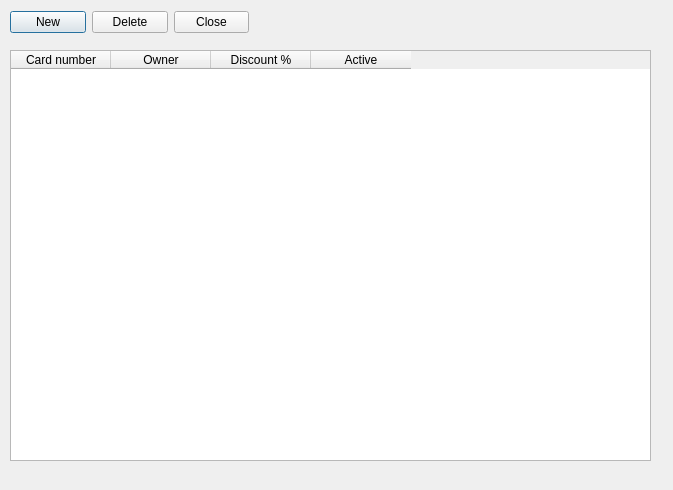
<?xml version="1.0" encoding="UTF-8"?>
<ui version="4.0">
 <class>Dialog</class>
 <widget class="QDialog" name="Dialog">
  <property name="geometry">
   <rect>
    <x>0</x>
    <y>0</y>
    <width>673</width>
    <height>490</height>
   </rect>
  </property>
  <property name="sizePolicy">
   <sizepolicy hsizetype="Fixed" vsizetype="Fixed">
    <horstretch>0</horstretch>
    <verstretch>0</verstretch>
   </sizepolicy>
  </property>
  <property name="windowTitle">
   <string>Cards</string>
  </property>
  <widget class="QWidget" name="widget" native="true">
   <property name="enabled">
    <bool>true</bool>
   </property>
   <property name="geometry">
    <rect>
     <x>10</x>
     <y>50</y>
     <width>650</width>
     <height>421</height>
    </rect>
   </property>
   <property name="sizePolicy">
    <sizepolicy hsizetype="Fixed" vsizetype="Fixed">
     <horstretch>0</horstretch>
     <verstretch>0</verstretch>
    </sizepolicy>
   </property>
   <property name="minimumSize">
    <size>
     <width>650</width>
     <height>300</height>
    </size>
   </property>
   <property name="maximumSize">
    <size>
     <width>800</width>
     <height>600</height>
    </size>
   </property>
   <property name="contextMenuPolicy">
    <enum>Qt::NoContextMenu</enum>
   </property>
   <widget class="QTableWidget" name="tableWidget">
    <property name="geometry">
     <rect>
      <x>0</x>
      <y>0</y>
      <width>641</width>
      <height>411</height>
     </rect>
    </property>
    <property name="toolTip">
     <string notr="true"/>
    </property>
    <property name="statusTip">
     <string notr="true"/>
    </property>
    <property name="editTriggers">
     <set>QAbstractItemView::NoEditTriggers</set>
    </property>
    <column>
     <property name="text">
      <string notr="true">Card number</string>
     </property>
     <property name="toolTip">
      <string notr="true"/>
     </property>
     <property name="whatsThis">
      <string notr="true"/>
     </property>
    </column>
    <column>
     <property name="text">
      <string notr="true">Owner</string>
     </property>
     <property name="toolTip">
      <string notr="true"/>
     </property>
     <property name="whatsThis">
      <string notr="true"/>
     </property>
    </column>
    <column>
     <property name="text">
      <string notr="true">Discount %</string>
     </property>
     <property name="toolTip">
      <string notr="true"/>
     </property>
     <property name="whatsThis">
      <string notr="true"/>
     </property>
    </column>
    <column>
     <property name="text">
      <string notr="true">Active</string>
     </property>
     <property name="toolTip">
      <string notr="true"/>
     </property>
     <property name="whatsThis">
      <string notr="true"/>
     </property>
    </column>
   </widget>
  </widget>
  <widget class="QWidget" name="horizontalLayoutWidget_2">
   <property name="geometry">
    <rect>
     <x>10</x>
     <y>10</y>
     <width>239</width>
     <height>25</height>
    </rect>
   </property>
   <layout class="QHBoxLayout" name="horizontalLayout">
    <item>
     <widget class="QPushButton" name="bInsert">
      <property name="text">
       <string>New</string>
      </property>
     </widget>
    </item>
    <item>
     <widget class="QPushButton" name="bDelete">
      <property name="text">
       <string>Delete</string>
      </property>
     </widget>
    </item>
    <item>
     <widget class="QPushButton" name="bCancel">
      <property name="text">
       <string>Close</string>
      </property>
     </widget>
    </item>
   </layout>
  </widget>
 </widget>
 <resources/>
 <connections/>
</ui>
